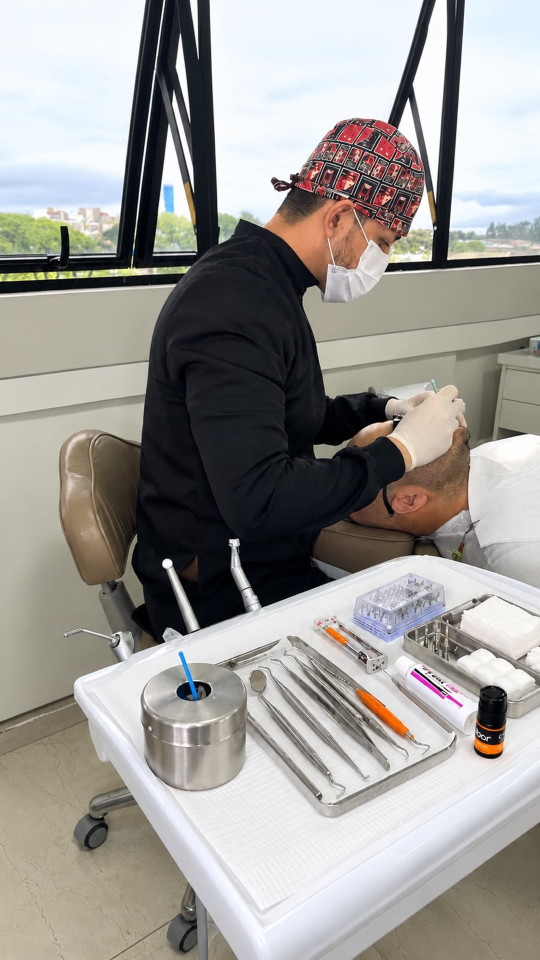
#> input picture videos/sales-odontologia/atende/fotos-9x16/0-original.jpg, 1080 x 1920 px (shown at 1/2 size)
$ python -i estender.py   (imports and definitions only)
#> lines starting #> are read from the running program, lines starting #| are printed output that depends on the picture
"""Extends the 3:4 photos to 9:16 without AI by stretching their top and bottom edges.

Near the seam the photo continues at 1:1 scale; further out the edge rows are
stretched more and more (exponential mapping), blurred progressively and given a
little grain so the extension reads as out-of-focus wall/sky and floor.

Usage: python3 estender.py fotos fotos-9x16
"""
import os
import sys

import numpy as np
from PIL import Image, ImageFilter

W, H = 1080, 1440
TOP, BOTTOM = 260, 220            # rows added -> 1080 x 1920
SRC_TOP, SRC_BOTTOM = 150, 40     # how many edge rows get re-stretched


def stretch_map(src_rows, out_rows):
    """Output row -> source row (0 = seam). 1:1 at the seam, compressing outward."""
    ratio = out_rows / src_rows
    k = 0.01
    while k / (1 - np.exp(-k)) < ratio:  # solve k/(1-e^-k) = ratio for f'(0) = ratio
        k += 0.01
    x = np.arange(out_rows) / out_rows
    f = (1 - np.exp(-k * x)) / (1 - np.exp(-k))
    return np.clip(f * src_rows, 0, src_rows - 1)


def sample_rows(img, rows):
    lo = np.floor(rows).astype(int)
    hi = np.minimum(lo + 1, img.shape[0] - 1)
    w = (rows - lo)[:, None, None]
    return img[lo] * (1 - w) + img[hi] * w


def soften(strip, from_seam):
    """Blend toward a blurred copy and add grain, increasing away from the seam."""
    blurred = np.asarray(Image.fromarray(strip.astype(np.uint8)).filter(ImageFilter.GaussianBlur(14)), dtype=np.float32)
    a = np.clip(from_seam / 140.0, 0, 1)[:, None, None] ** 0.8
    out = strip * (1 - a) + blurred * a
    rng = np.random.default_rng(0)
    out += rng.normal(0, 3.0, out.shape) * a
    return out


def extend(path):
#> called with path = 'fotos-9x16/0-original.jpg'
    img = np.asarray(Image.open(path).convert("RGB").resize((W, H), Image.LANCZOS), dtype=np.float32)
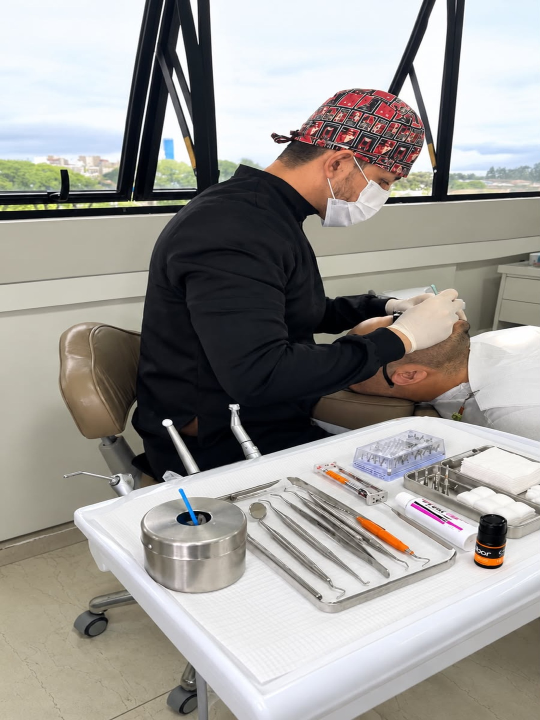
#> img: shape (1440, 1080, 3) float32 (shown at 1/2 size); mean R, G, B 156, 153.4, 149.6
    # bottom: rows H-SRC_BOTTOM .. H-1 re-laid over SRC_BOTTOM+BOTTOM rows
    n = SRC_BOTTOM + BOTTOM
    rows = (H - SRC_BOTTOM) + stretch_map(SRC_BOTTOM, n)
    bot = sample_rows(img, rows)
    bot = soften(bot, np.maximum(np.arange(n) - (n - BOTTOM) * 0.35, 0))
#> in soften, `blurred = np.asarray(Image.fromarray(strip.astype(np.uint8)).filter(Im..`:
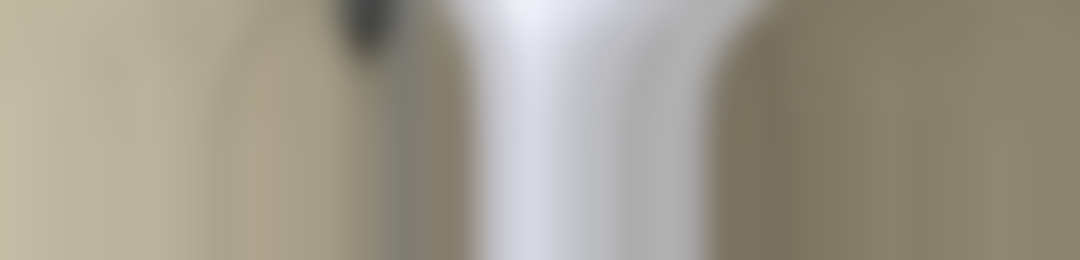
#> blurred: shape (260, 1080, 3) float32; mean R, G, B 160.3, 154.3, 140.4
#> in soften, `a = np.clip(from_seam / 140.0, 0, 1)[:, None, None] ** 0.8`: a = 260 values from 0 to 1
    # top: mirror of the same idea, reading upward from row SRC_TOP
    n2 = SRC_TOP + TOP
    rows2 = (SRC_TOP - 1) - stretch_map(SRC_TOP, n2)
    top = sample_rows(img, rows2)[::-1]
    top = soften(top[::-1], np.maximum(np.arange(n2) - (n2 - TOP) * 0.35, 0))[::-1]
#> in soften (call 2), `blurred = np.asarray(Image.fromarray(strip.astype(np.uint8)).filter(Im..`:
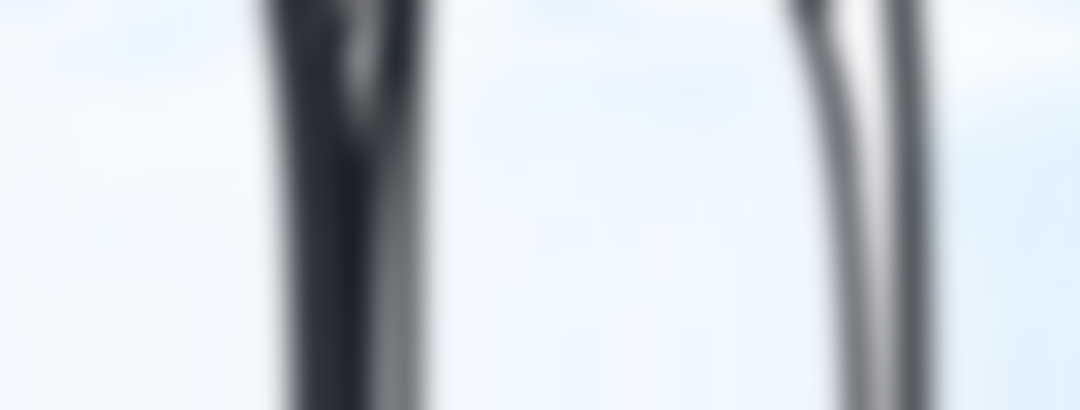
#> blurred: shape (410, 1080, 3) float32; mean of channels 0, 1, 2 205.8, 212.4, 219.2; drawn as R, G, B
#> in soften (call 2), `a = np.clip(from_seam / 140.0, 0, 1)[:, None, None] ** 0.8`: a = 410 values from 0 to 1
#> in soften (call 2), `out = strip * (1 - a) + blurred * a`:
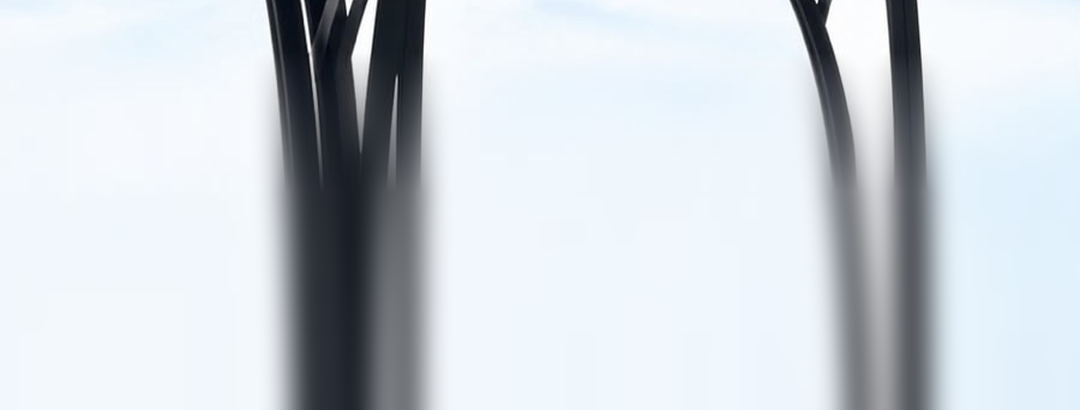
#> out: shape (410, 1080, 3) float64; mean of channels 0, 1, 2 206.2, 212.5, 218.5; drawn with min black and max white
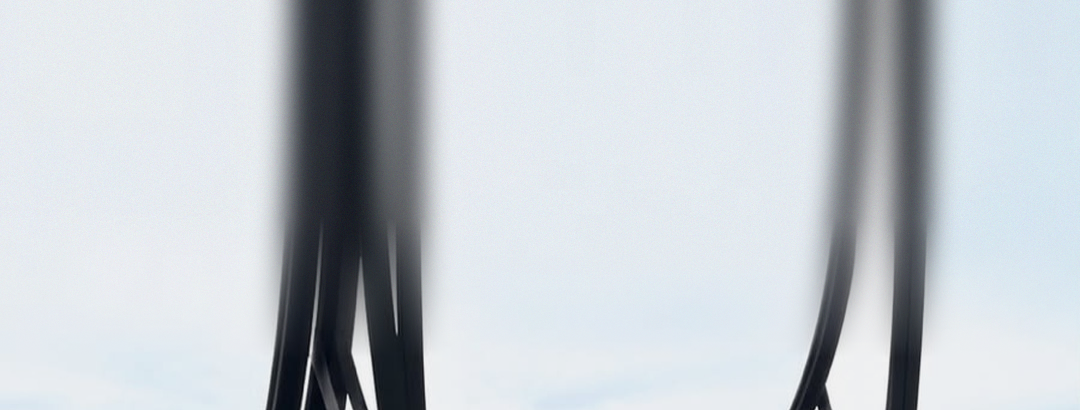
#> top: shape (410, 1080, 3) float64; mean R, G, B 206.2, 212.5, 218.5; drawn with min black and max white
    mid = img[SRC_TOP:H - SRC_BOTTOM]
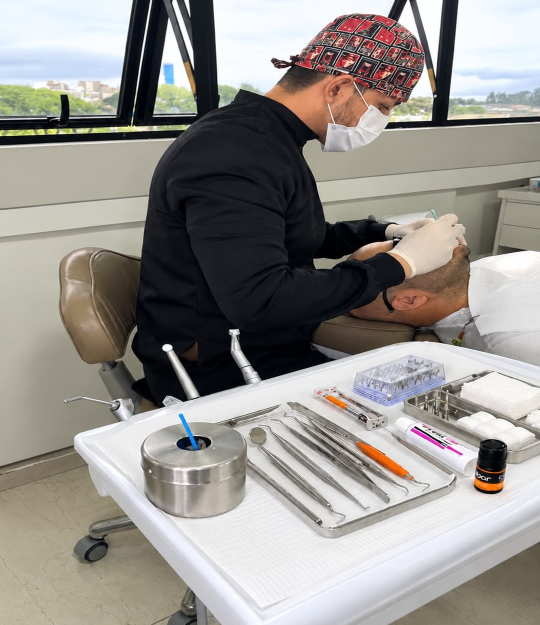
#> mid: shape (1250, 1080, 3) float32 (shown at 1/2 size); mean R, G, B 149.9, 146.4, 141.6
    return np.clip(np.concatenate([top, mid, bot]), 0, 255).astype(np.uint8)
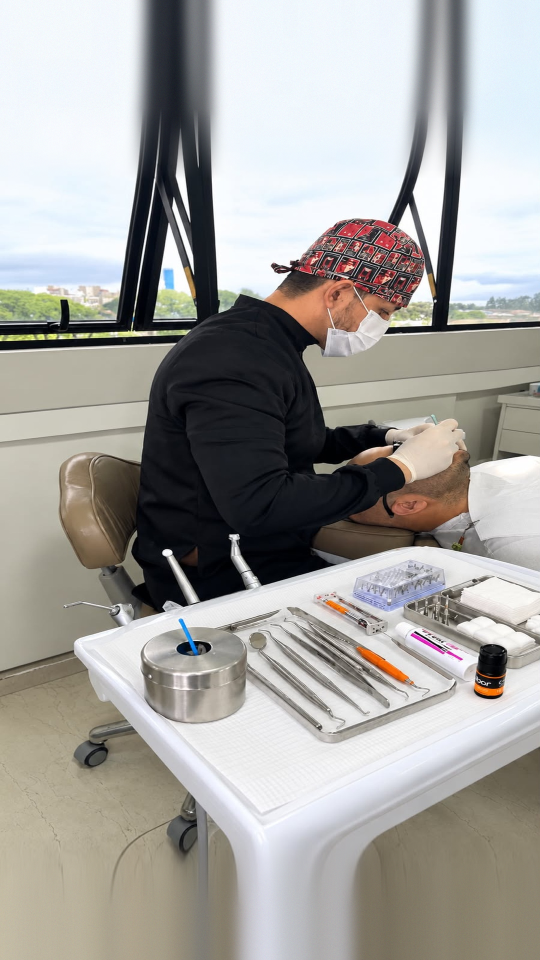
#> returned value: shape (1920, 1080, 3) (shown at 1/2 size); mean of channels 0, 1, 2 163.1, 161.4, 157.7; drawn as R, G, B


# [9 lines not run here, left out]

>>> result = extend('fotos-9x16/0-original.jpg')

$ run again, on videos/sales-odontologia/atende/fotos-9x16/2-natal.jpg
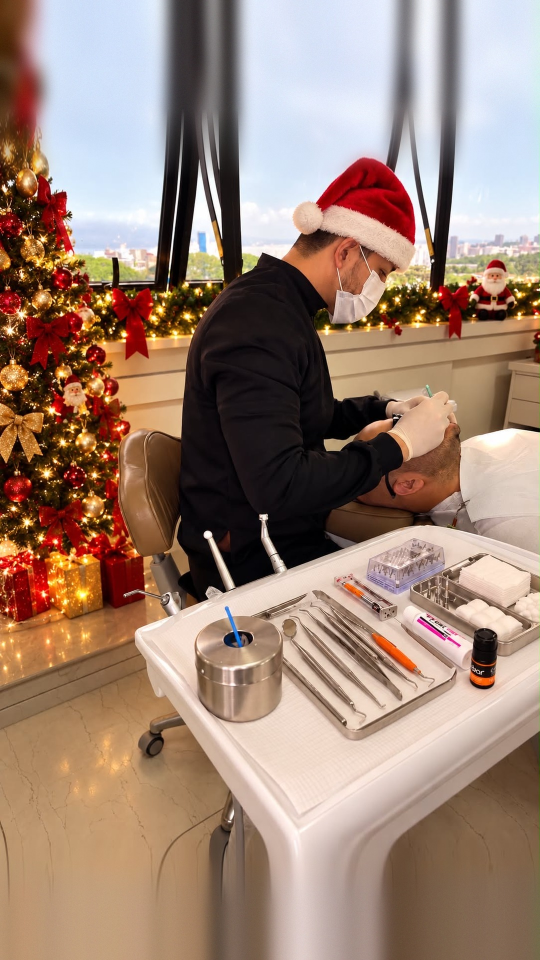
#> input picture videos/sales-odontologia/atende/fotos-9x16/2-natal.jpg, 1080 x 1920 px (shown at 1/2 size)
#> a = 260 values from 0 to 1
#> in soften (call 2), `blurred = np.asarray(Image.fromarray(strip.astype(np.uint8)).filter(Im..`:
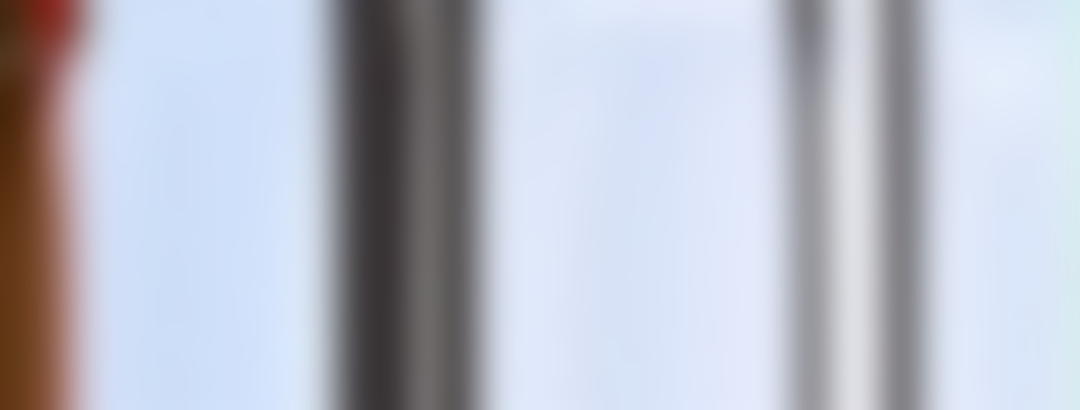
#> blurred: shape (410, 1080, 3) float32; mean of channels 0, 1, 2 184.7, 188.2, 200.4; drawn as R, G, B
#> a = 410 values from 0 to 1
#> in extend, `return np.clip(np.concatenate([top, mid, bot]), 0, 255).astype(np.uint8)`:
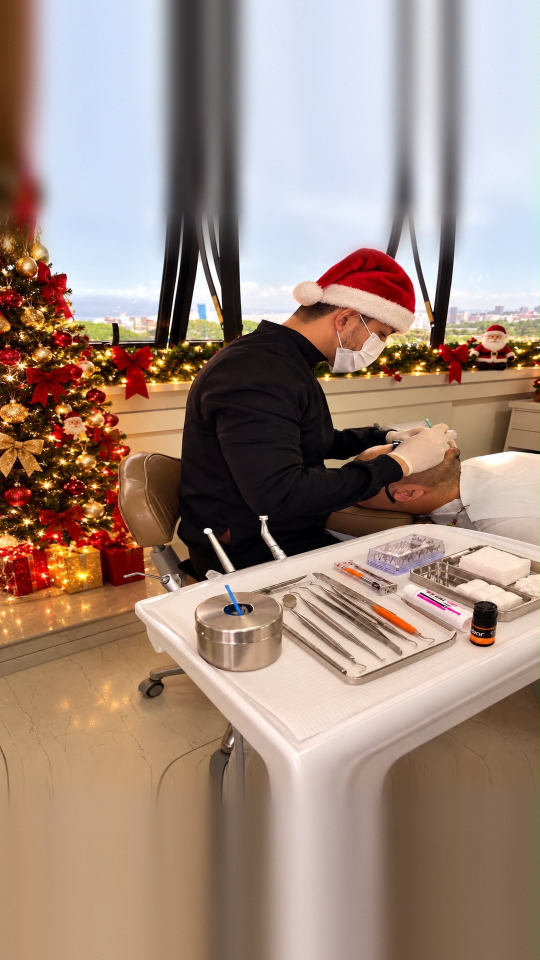
#> returned value: shape (1920, 1080, 3) (shown at 1/2 size); mean of channels 0, 1, 2 161.1, 139, 127.1; drawn as R, G, B

$ run again, on videos/sales-odontologia/atende/fotos-9x16/3-ano-novo.jpg
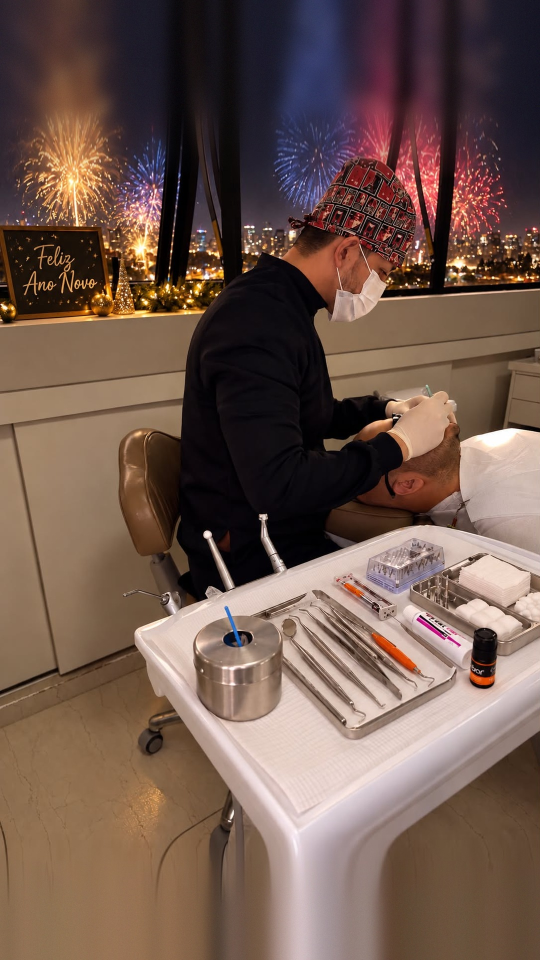
#> input picture videos/sales-odontologia/atende/fotos-9x16/3-ano-novo.jpg, 1080 x 1920 px (shown at 1/2 size)
#> a = 260 values from 0 to 1
#> in extend, `top = sample_rows(img, rows2)[::-1]`:
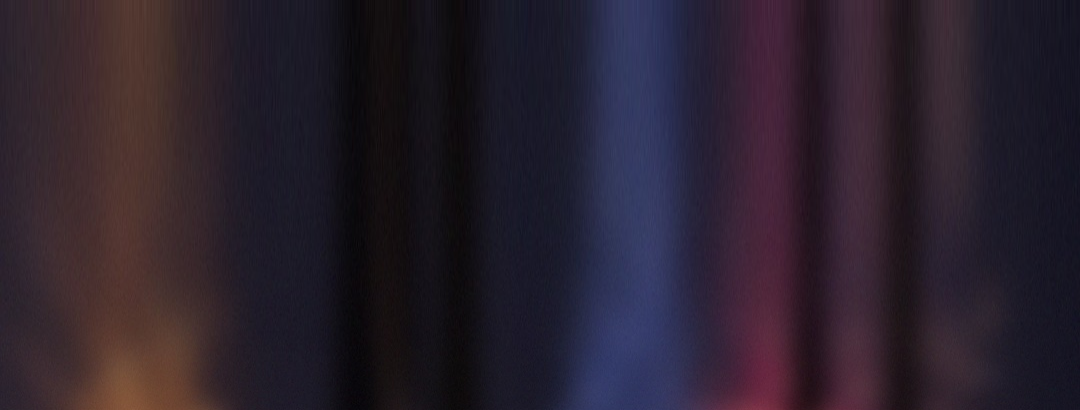
#> top: shape (410, 1080, 3) float64; mean R, G, B 43.1, 33.1, 45.3
#> blurred: shape (410, 1080, 3) float32
#> in extend, `return np.clip(np.concatenate([top, mid, bot]), 0, 255).astype(np.uint8)`:
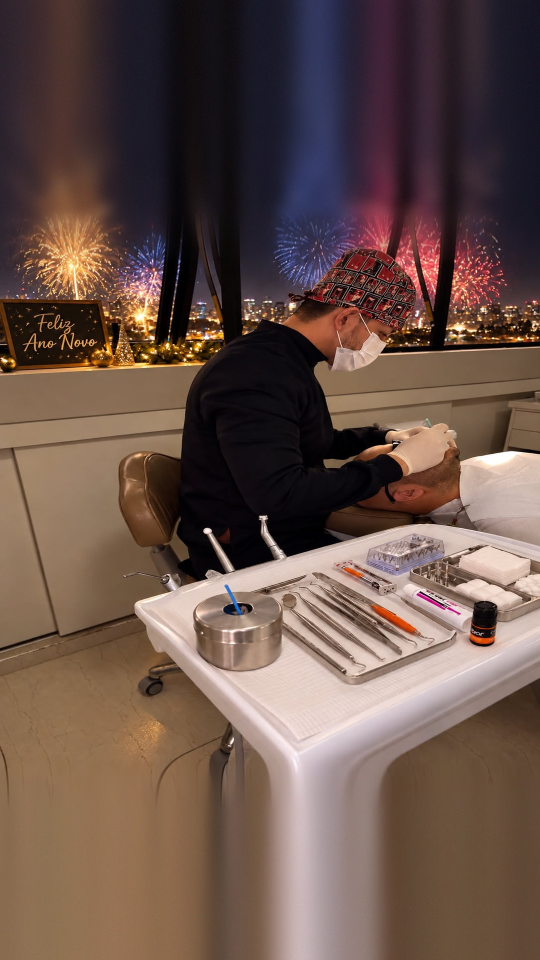
#> returned value: shape (1920, 1080, 3) (shown at 1/2 size); mean of channels 0, 1, 2 104.7, 82.6, 74.2; drawn as R, G, B

$ run again, on videos/sales-odontologia/atende/fotos-9x16/4-dia-santo.jpg
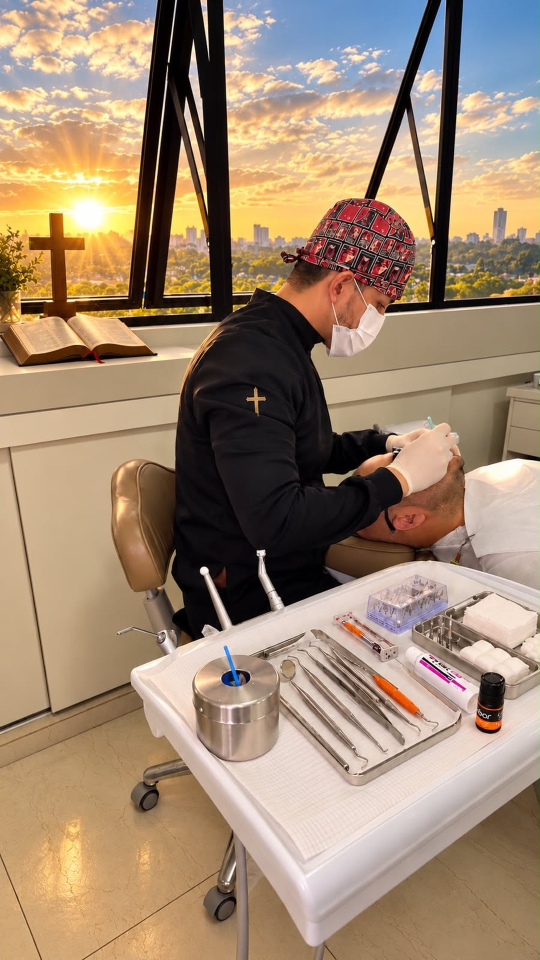
#> input picture videos/sales-odontologia/atende/fotos-9x16/4-dia-santo.jpg, 1080 x 1920 px (shown at 1/2 size)
#> a = 260 values from 0 to 1
#> blurred: shape (410, 1080, 3) float32
#> in extend, `return np.clip(np.concatenate([top, mid, bot]), 0, 255).astype(np.uint8)`:
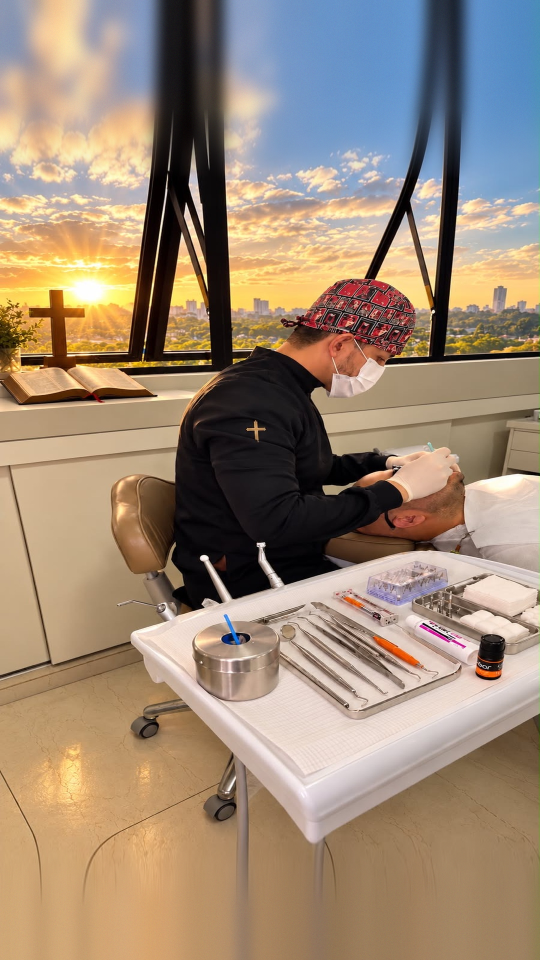
#> returned value: shape (1920, 1080, 3) (shown at 1/2 size); mean of channels 0, 1, 2 156.4, 137, 117.9; drawn as R, G, B
